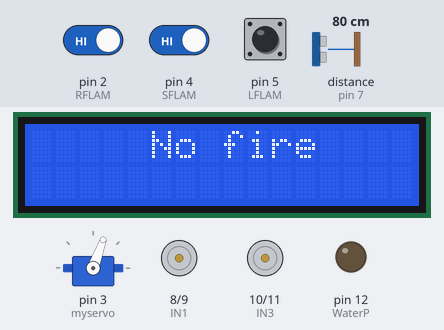
This sketch was run on a simulated Arduino Uno, built with avr-gcc and run on an emulated ATmega328P. Parts: 16×2 character LCD, servo, motor-driver pin pairs drawn as motors (green arrow = first pin HIGH = forward, orange = second pin HIGH = backward, longer = more drive), output pins drawn as LEDs (lit = HIGH). Dashed ring = blinking. The inputs (shaded band) are chosen by the test bench; at power-on: pin 4 (SFLAM) HIGH, distance to the obstacle (sensor on pin 7) 80 cm, pin 2 (RFLAM) HIGH, pin 5 (LFLAM) HIGH. What the sketch prints to the serial monitor is not drawn.

Above: at 3.3 s.
3.4 s: pin 4 (SFLAM) driven LOW
At 4.4 s:
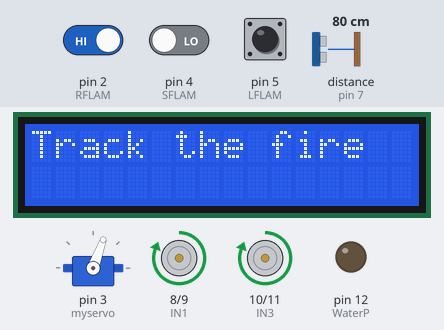
5.1 s: distance to the obstacle (sensor on pin 7) set to 12 cm
6.6 s: distance to the obstacle (sensor on pin 7) set to 9 cm
At 6.6 s:
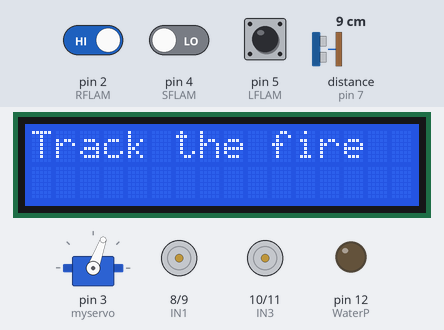
9.6 s: pin 2 (RFLAM) driven LOW
At 9.73 s:
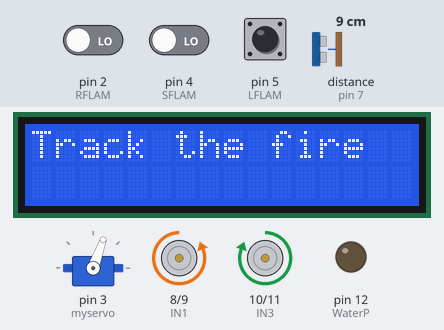
12.0 s: distance to the obstacle (sensor on pin 7) set to 2 cm
At 12.78 s:
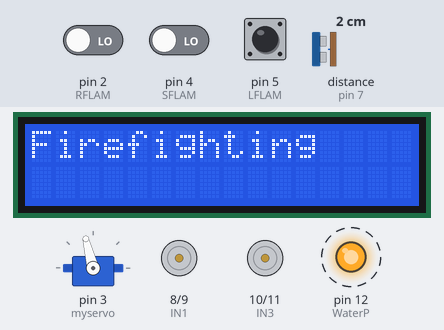
15.0 s: distance to the obstacle (sensor on pin 7) set to 7 cm
17.9 s: distance to the obstacle (sensor on pin 7) set to 10 cm
At 18.73 s:
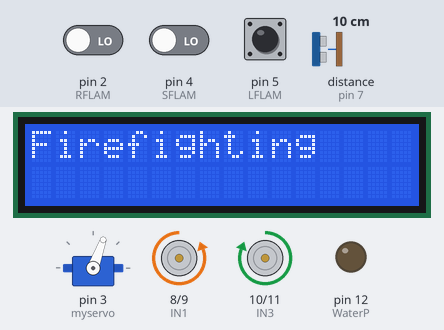
Timing chart, 0 to 21.4 s (numbered marks = the images above; inputs shaded):
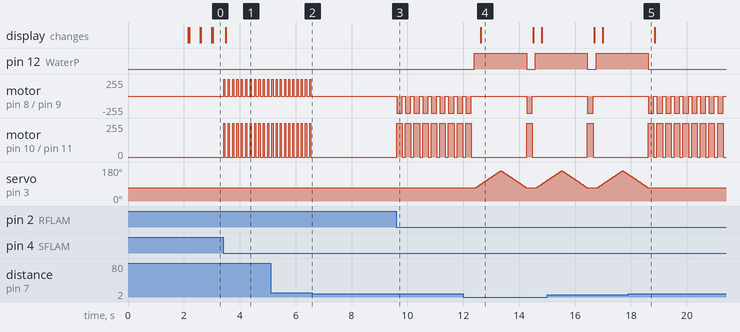

The sketch:

FIR_ROBOT__TRACK_ULTRASONIC.ino
```cpp
#include <Ultrasonic.h>
#include <Servo.h>
#include <Wire.h>
#include <LiquidCrystal_I2C.h>
LiquidCrystal_I2C lcd(0x27,16,2);

Ultrasonic ultrasonic(6, 7);
Servo myservo;  // create servo object to control a servo


int pos = 0;    // variable to store the servo position


int IN1=8;
int IN2=9;
int IN3=10;
int IN4=11;
int LFLAM=5;
int SFLAM=4;
int RFLAM=2;
int WaterP=12;
void setup() {
Serial.begin(9600);
lcd.init();                      // initialize the lcd
  lcd.init();
  // Print a message to the LCD.
  lcd.backlight();
  lcd.setCursor(2,0);
  lcd.print("Firefighting");
    lcd.setCursor(5,1);
  lcd.print("Robot");
pinMode(IN1,OUTPUT);
pinMode(IN2,OUTPUT);
pinMode(IN3,OUTPUT);
pinMode(IN4,OUTPUT);
pinMode(WaterP,OUTPUT);
myservo.attach(3);
myservo.write(70);

pinMode(LFLAM,INPUT);
pinMode(SFLAM,INPUT);
pinMode(RFLAM,INPUT);
digitalWrite(IN1,0);
digitalWrite(IN2,0);
digitalWrite(IN3,0);
digitalWrite(IN4,0);
digitalWrite(WaterP,0);
      delay(2000);

}

void loop() {
Serial.print("Distance in CM: ");
      Serial.println(ultrasonic.distanceRead());

      int A=(ultrasonic.distanceRead());


       if  (digitalRead(LFLAM)==LOW)
            {
          Serial.println("LFLAM  LL");
          leftt();
                delay(200);
           stopop();
  lcd.clear();
      delay(20);
   lcd.setCursor(0,0);
  lcd.print("Track the fire");
                   delay(70);

            }

          if((A>10)&& (digitalRead(SFLAM)==LOW))
            {
          Serial.println("SFLAM  SS");
          front();
             delay(40);
          stopop();
  lcd.clear();
      delay(20);
   lcd.setCursor(0,0);
  lcd.print("Track the fire");
                   delay(70);

            }
                 if  (digitalRead(RFLAM)==LOW)
            {
          Serial.println("RFLAM  RR");
          rite();
                 delay(200);
          stopop();
            lcd.clear();
      delay(20);
   lcd.setCursor(0,0);
  lcd.print("Track the fire");
                 delay(70);

            }

      if  ((digitalRead(RFLAM)==HIGH)&&(digitalRead(SFLAM)==HIGH)&&(digitalRead(LFLAM)==HIGH))
            {
              lcd.clear();
      delay(20);
   lcd.setCursor(5,0);
  lcd.print("No fire");
               delay(100);

            }

  if((A<9)&&(digitalRead(SFLAM)==LOW)){
      Serial.println("On");
      digitalWrite(WaterP,1);
                stopop();
                  lcd.clear();
      delay(20);
   lcd.setCursor(0,0);
  lcd.print("Firefighting");

       for (pos = 70; pos <= 160; pos += 1) { // goes from 0 degrees to 180 degrees
    // in steps of 1 degree
    myservo.write(pos);              // tell servo to go to position in variable 'pos'
    delay(10);                       // waits 15ms for the servo to reach the position
  }
  for (pos = 160; pos >= 70; pos -= 1) { // goes from 180 degrees to 0 degrees
    myservo.write(pos);              // tell servo to go to position in variable 'pos'
    delay(10);                       // waits 15ms for the servo to reach the position
  }
        digitalWrite(WaterP,0);

  }
}

void leftt(){
  digitalWrite(IN1,1);
  digitalWrite(IN2,0);
  digitalWrite(IN3,0);
  digitalWrite(IN4,1);
}


void rite(){
  digitalWrite(IN1,0);
  digitalWrite(IN2,1);
  digitalWrite(IN3,1);
  digitalWrite(IN4,0);
}
void back(){
  digitalWrite(IN1,0);
  digitalWrite(IN2,1);
  digitalWrite(IN3,0);
  digitalWrite(IN4,1);
}
void front(){
  digitalWrite(IN1,1);
  digitalWrite(IN2,0);
  digitalWrite(IN3,1);
  digitalWrite(IN4,0);
}
void stopop(){
  digitalWrite(IN1,0);
  digitalWrite(IN2,0);
  digitalWrite(IN3,0);
  digitalWrite(IN4,0);
}
```

Measured:
- the behaviour switches between 11 and 10 cm on distance to the obstacle (sensor on pin 7) (found by bisection; images 1 and 2)
- the behaviour switches between 8 and 9 cm on distance to the obstacle (sensor on pin 7) (found by bisection; images 4 and 5)
- after the input at 3.4 s, motor on pin 8 (IN1) / pin 9 (IN2), motor on pin 10 (IN3) / pin 11 (IN4): alternates forward 255/255 for 0.04 s and stopped for 0.12 s, starting at once; the display: changes after 0.10 s (image 1)
- after the input at 6.6 s, motor on pin 8 (IN1) / pin 9 (IN2), motor on pin 10 (IN3) / pin 11 (IN4): stops changing and stays stopped
- after the input at 9.6 s, motor on pin 8 (IN1) / pin 9 (IN2): alternates backward 255/255 for 0.20 s and stopped for 0.11 s, starting at once; motor on pin 10 (IN3) / pin 11 (IN4): alternates forward 255/255 for 0.20 s and stopped for 0.11 s, starting at once
- after the input at 12.0 s, pin 12 (WaterP): LOW → HIGH after 0.39 s, → LOW 1.9 s later, → HIGH 0.31 s later; motor on pin 8 (IN1) / pin 9 (IN2): stopped → backward 255/255 after 2.3 s, → stopped 0.20 s later; motor on pin 10 (IN3) / pin 11 (IN4): stopped → forward 255/255 after 2.3 s, → stopped 0.20 s later; the display: changes after 0.63 s (image 4)
- after the input at 17.9 s, pin 12 (WaterP): goes on until 18.6 s, then stays LOW; motor on pin 8 (IN1) / pin 9 (IN2): alternates backward 255/255 for 0.20 s and stopped for 0.11 s, starting after 1.0 s
